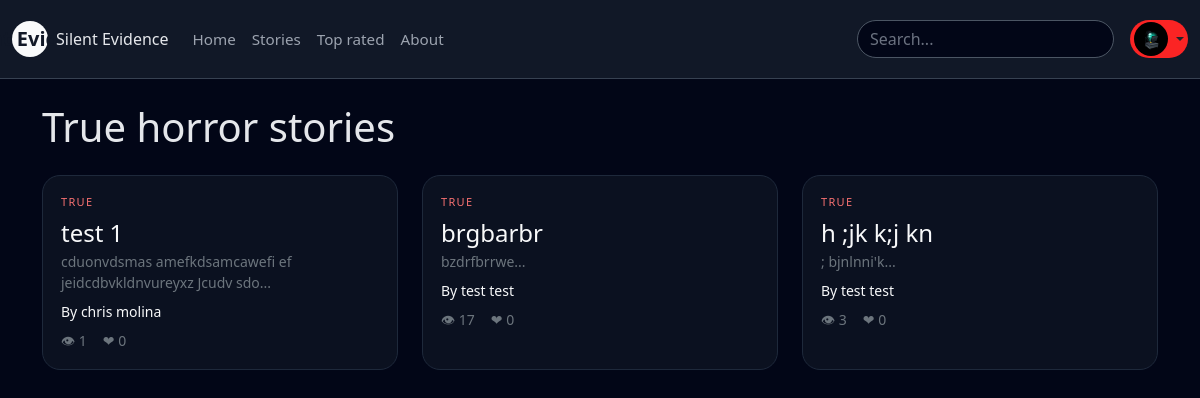
/stories_true.php (signed in), run on an earlier commit of the app's database.
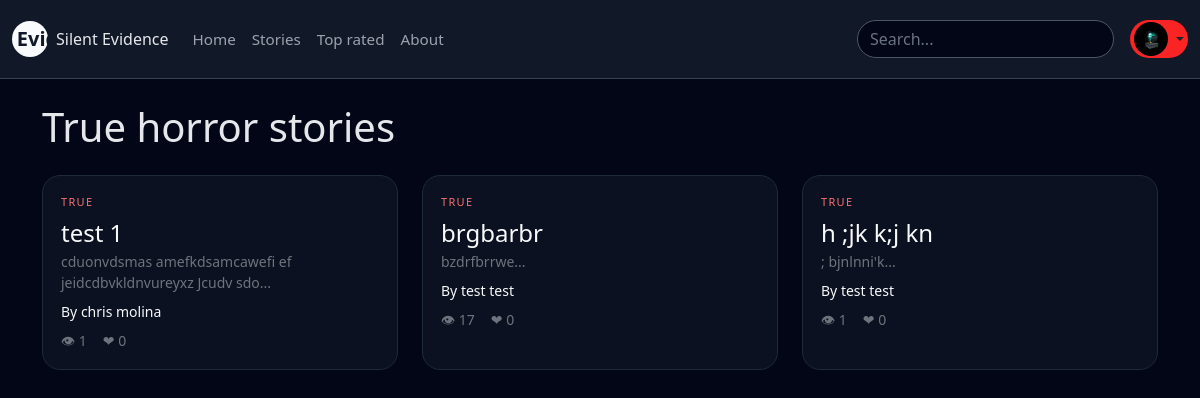
And on a later commit of the database.
### tables this page shows
CREATE TABLE `stories` (
  `id` int(10) UNSIGNED NOT NULL,
  `user_id` int(10) UNSIGNED NOT NULL,
  `title` varchar(200) NOT NULL,
  `slug` varchar(220) NOT NULL,
  `category` enum('true','paranormal','urban','short','haunted','ghosts','missing','crime','sleep','forest','night','calls','creatures','abandoned','psychological') NOT NULL DEFAULT 'true',
  `content` longtext NOT NULL,
  `image_path` varchar(255) DEFAULT NULL,
  `is_published` tinyint(1) NOT NULL DEFAULT 1,
  `is_featured` tinyint(1) NOT NULL DEFAULT 0,
  `views` int(10) UNSIGNED NOT NULL DEFAULT 0,
  `likes` int(10) UNSIGNED NOT NULL DEFAULT 0,
  `created_at` datetime NOT NULL DEFAULT current_timestamp(),
  `updated_at` datetime NOT NULL DEFAULT current_timestamp() ON UPDATE current_timestamp()
);

CREATE TABLE `users` (
  `id` int(10) UNSIGNED NOT NULL,
  `username` varchar(50) NOT NULL,
  `email` varchar(190) NOT NULL,
  `password_hash` varchar(255) NOT NULL,
  `display_name` varchar(100) NOT NULL,
  `avatar` varchar(255) DEFAULT NULL,
  `bio` text DEFAULT NULL,
  `role` enum('user','admin') NOT NULL DEFAULT 'user',
  `created_at` datetime NOT NULL DEFAULT current_timestamp(),
  `last_login` datetime DEFAULT NULL
);

### stories_true.php (the view, shortened to what this page needs)
<?php
require 'include/db.php';
$stmt = $pdo->prepare("
    SELECT s.id, s.title, s.content, s.category, s.views, s.likes, s.created_at,
           u.display_name, u.username
    FROM stories s
    JOIN users u ON u.id = s.user_id
    WHERE s.category = 'true' AND s.is_published = 1
    ORDER BY s.created_at DESC
");
$stmt->execute();
$stories = $stmt->fetchAll();
?>
<!doctype html>
<html lang='en'>
<head>
<link href='https://cdn.jsdelivr.net/npm/bootstrap@5.3.3/dist/css/bootstrap.min.css' rel='stylesheet'>
</head>
<body>
<?php include 'include/header.php'; ?>
<div class='container py-4'>
    <h1 class='mb-4'>True horror stories</h1>
    <div class='row g-4'>
        <?php foreach ($stories as $story): ?>
        <div class='col-md-4'>
            <a href='story.php?id=<?php echo $story['id']; ?>' class='text-decoration-none'>
                <div class='story-card h-100'>
                    <div class='story-tag mb-2'>TRUE</div>
                    <h4 class='text-light mb-1'>
                        <?php echo htmlspecialchars($story['title']); ?>
                    </h4>
                    <p class='text-secondary small mb-2'>
                        <?php echo htmlspecialchars(substr($story['content'],0,60)); ?>...
                    </p>
                    <p class='small mb-0 text-light'>
                        By <?php echo htmlspecialchars($story['display_name']); ?>
                    </p>
                    <div class='d-flex gap-3 mt-2 text-secondary small'>
                        <span>👁 <?php echo $story['views']; ?></span>
                        <span>❤ <?php echo $story['likes']; ?></span>
                    </div>
                </div>
            </a>
        </div>
        <?php endforeach; ?>
    </div>
</div>
</body>
</html>

What changed in the data, as far as the page shows it:
changed stories "h ;jk k;j kn": views "3" → "1"
